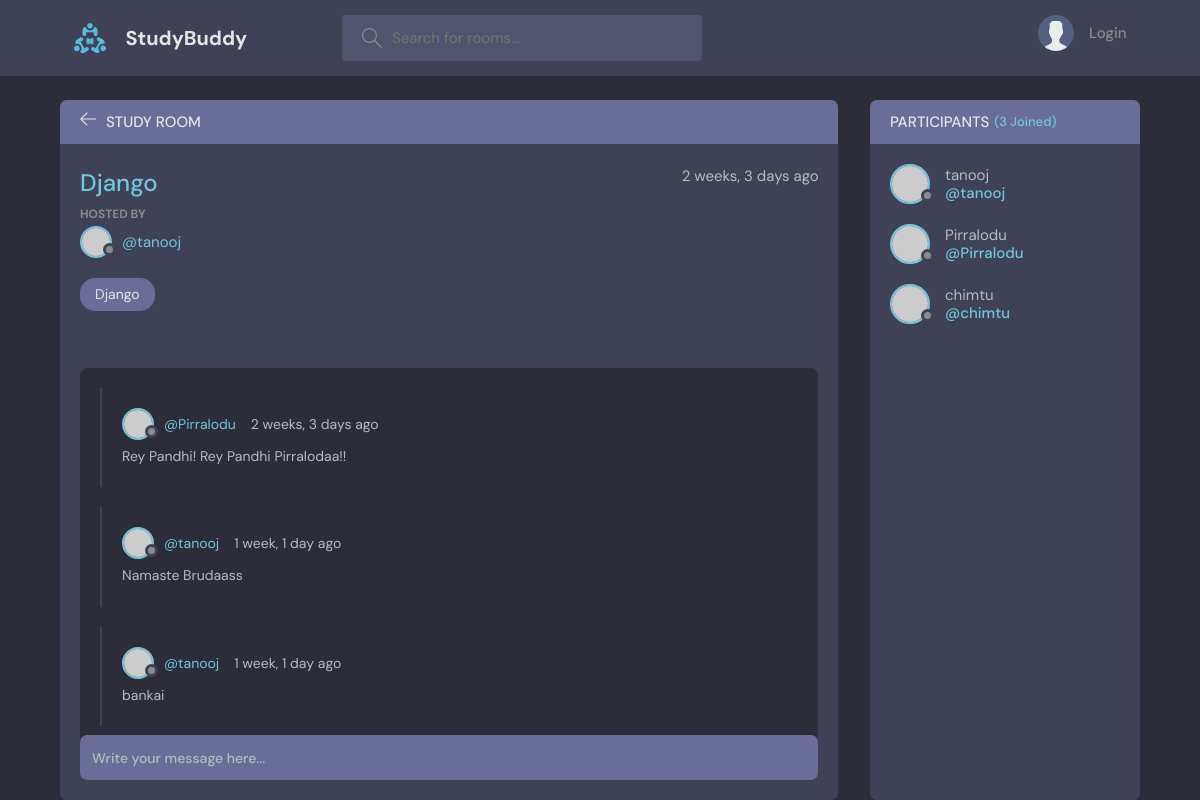
The page /room/1/ on the database its author committed.
### base/models.py (models this page shows, shortened)
class Room(models.Model):
    host = models.ForeignKey(User, on_delete=models.SET_NULL,null=True)
    topic = models.ForeignKey(Topic, on_delete=models.SET_NULL,null=True)
    name = models.CharField(max_length=200)
    description = models.TextField(null=True,blank=True)
    participants = models.ManyToManyField(User,related_name='participants',blank=True)
    updated = models.DateTimeField(auto_now=True)
    created = models.DateTimeField(auto_now_add=True)
    class Meta:
        ordering = ['-updated','-created']

class Topic(models.Model):
    name = models.CharField(max_length=200)
    def __str__(self):
        return self.name

class Message(models.Model):
    user = models.ForeignKey(User, on_delete=models.CASCADE)
    room =models.ForeignKey(Room, on_delete=models.CASCADE)
    body = models.TextField()
    updated = models.DateTimeField(auto_now=True)
    created = models.DateTimeField(auto_now_add=True)
    class Meta:
        ordering = ['-updated','-created']

### base/views.py (the view, shortened to what this page needs)
# urls.py: path('room/<str:pk>/',views.room,name='room'),
def room(request,pk):
    room = Room.objects.get(id=pk)
    room_messages = room.message_set.all().order_by('created')
    participants = room.participants.all()
    context = {'room':room,'room_messages':room_messages,'participants':participants}
    return render(request,'base/room.html',context)

### base/templates/base/room.html (shortened to what this page needs)
{% extends 'main.html' %}
{% block content %}
    <main class="profile-page layout layout--2">
      <div class="container">
        <div class="room">
          <div class="room__top">
            <div class="room__topLeft">
              <a href="{% url 'home' %}">
                <svg version="1.1" xmlns="http://www.w3.org/2000/svg" width="32" height="32" viewBox="0 0 32 32">
                  <title>arrow-left</title>
                  <path
                    d="M13.723 2.286l-13.723 13.714 13.719 13.714 1.616-1.611-10.96-10.96h27.625v-2.286h-27.625l10.965-10.965-1.616-1.607z"
                  ></path>
                </svg>
              </a>
              <h3>Study Room</h3>
            </div>
          </div>
          <div class="room__box scroll">
            <div class="room__header scroll">
              <div class="room__info">
                <h3>{{room.name}}</h3>
                <span>{{room.created|timesince}} ago</span>
              </div>
              <div class="room__hosted">
                <p>Hosted By</p>
                <a href="{% url 'profile' room.host.id %}" class="room__author">
                  <div class="avatar avatar--small">
                    <img src="https://randomuser.me/api/portraits/men/37.jpg" />
                  </div>
                  <span>@{{room.host.username}}</span>
                </a>
              </div>
              <span class="room__topics">{{room.topic}}</span>
            </div>
            <div class="room__conversation">
              <div class="threads scroll">
                {% for message in room_messages %}
                <div class="thread">
                  <div class="thread__top">
                    <div class="thread__author">
                      <a href="{% url 'profile' message.user.id %}" class="thread__authorInfo">
                        <div class="avatar avatar--small">
                          <img src="https://randomuser.me/api/portraits/men/37.jpg" />
                        </div>
                        <span>@{{message.user.username}}</span>
                      </a>
                      <span class="thread__date">{{message.created|timesince}} ago</span>
                    </div>
                  </div>
                  <div class="thread__details">
                    {{message.body}}
                  </div>
                </div>
                {% endfor %}
              </div>
            </div>
          </div>
          <div class="room__message">
            <form method="POST" action="">
              <input type="text" name="body" placeholder="Write your message here..." />
          </form>
          </div>
        </div>
        <div class="participants">
          <h3 class="participants__top">Participants <span>({{room.participants.count}} Joined)</span></h3>
          <div class="participants__list scroll">
            {% for part in participants %}
            <a href="{% url 'profile' user.id %}" class="participant">
              <div class="avatar avatar--medium">
                <img src="https://randomuser.me/api/portraits/men/37.jpg" />
              </div>
              <p>
                {{part.username}}
                <span>@{{part.username}}</span>
              </p>
            </a>
            {% endfor %}
          </div>
        </div>
      </div>
    </main>
{% endblock %}

### rows shown on the page
Room: name "Django", created "2 weeks, 3 days", host.username "tanooj", topic "Django", participants.count "3"
Message: user.username "Pirralodu", created "2 weeks, 3 days", body "Rey Pandhi! Rey Pandhi Pirralodaa!!"
Message: user.username "tanooj", created "1 week, 1 day", body "Namaste Brudaass"
Message: user.username "tanooj", created "1 week, 1 day", body "bankai"

### other values the page prints
{{ part.username }} "tanooj"
{{ part.username }} "Pirralodu"
{{ part.username }} "chimtu"
